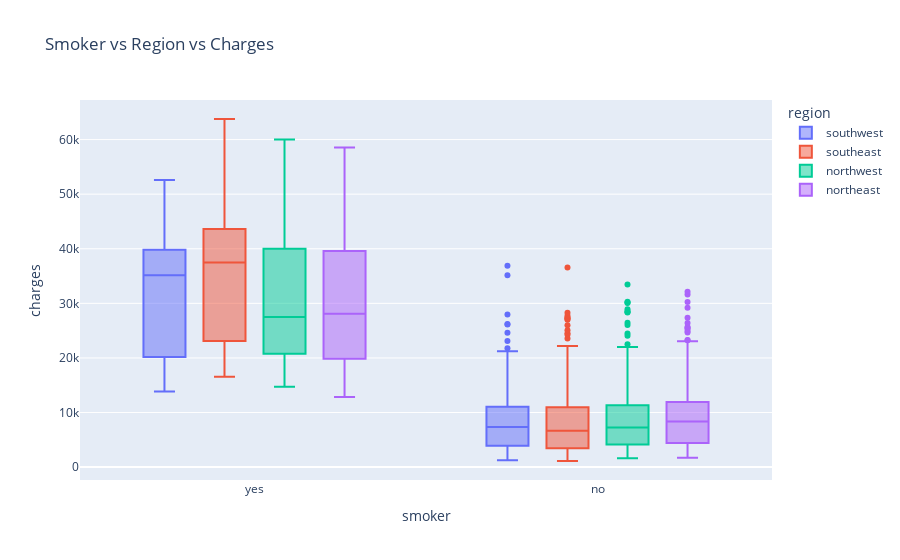

Write notebook code for a chart like this one.
### Code cell
px.box(df,x="smoker",y="charges",color="region",title="Smoker vs Region vs Charges")

### Figure 1 — Plotly figure (JSON) as saved in the notebook; plotly's stock layout.template omitted (floating-point values rounded to 4 significant figures; data arrays with more than 128 entries replaced by an {"elided": "..."} marker saying what was removed)
{"data": [{"alignmentgroup": "True", "hovertemplate": "region=southwest<br>smoker=%{x}<br>charges=%{y}<extra></extra>", "legendgroup": "southwest", "marker": {"color": "#636efa"}, "name": "southwest", "notched": false, "offsetgroup": "southwest", "orientation": "v", "showlegend": true, "type": "box", "x": {"elided": "325 str values"}, "x0": " ", "xaxis": "x", "y": {"elided": "325 float values"}, "y0": " ", "yaxis": "y"}, {"alignmentgroup": "True", "hovertemplate": "region=southeast<br>smoker=%{x}<br>charges=%{y}<extra></extra>", "legendgroup": "southeast", "marker": {"color": "#EF553B"}, "name": "southeast", "notched": false, "offsetgroup": "southeast", "orientation": "v", "showlegend": true, "type": "box", "x": {"elided": "364 str values"}, "x0": " ", "xaxis": "x", "y": {"elided": "364 float values"}, "y0": " ", "yaxis": "y"}, {"alignmentgroup": "True", "hovertemplate": "region=northwest<br>smoker=%{x}<br>charges=%{y}<extra></extra>", "legendgroup": "northwest", "marker": {"color": "#00cc96"}, "name": "northwest", "notched": false, "offsetgroup": "northwest", "orientation": "v", "showlegend": true, "type": "box", "x": {"elided": "325 str values"}, "x0": " ", "xaxis": "x", "y": {"elided": "325 float values"}, "y0": " ", "yaxis": "y"}, {"alignmentgroup": "True", "hovertemplate": "region=northeast<br>smoker=%{x}<br>charges=%{y}<extra></extra>", "legendgroup": "northeast", "marker": {"color": "#ab63fa"}, "name": "northeast", "notched": false, "offsetgroup": "northeast", "orientation": "v", "showlegend": true, "type": "box", "x": {"elided": "324 str values"}, "x0": " ", "xaxis": "x", "y": {"elided": "324 float values"}, "y0": " ", "yaxis": "y"}], "layout": {"boxmode": "group", "legend": {"title": {"text": "region"}, "tracegroupgap": 0}, "title": {"text": "Smoker vs Region vs Charges"}, "xaxis": {"anchor": "y", "domain": [0, 1], "title": {"text": "smoker"}}, "yaxis": {"anchor": "x", "domain": [0, 1], "title": {"text": "charges"}}}}
